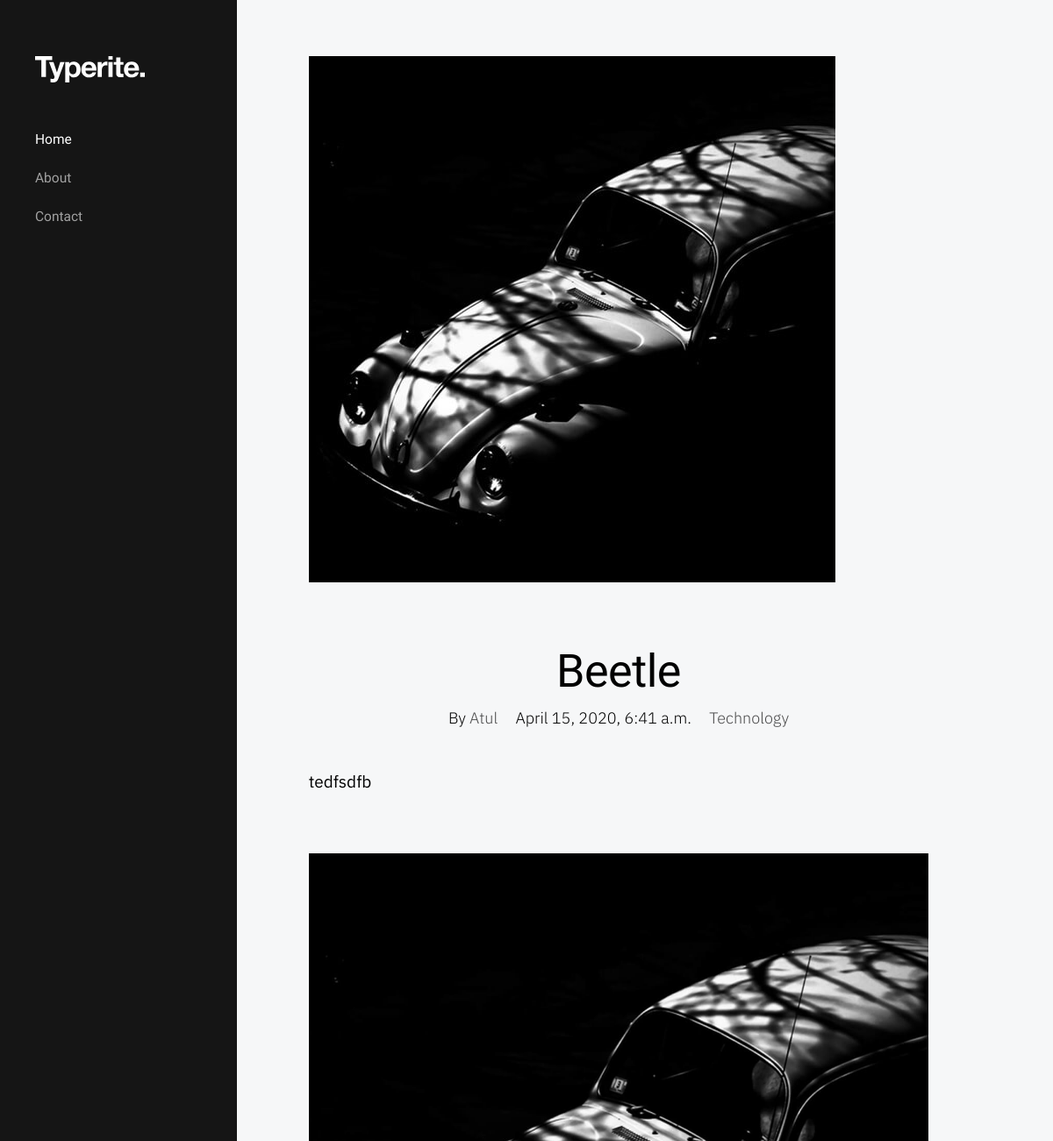
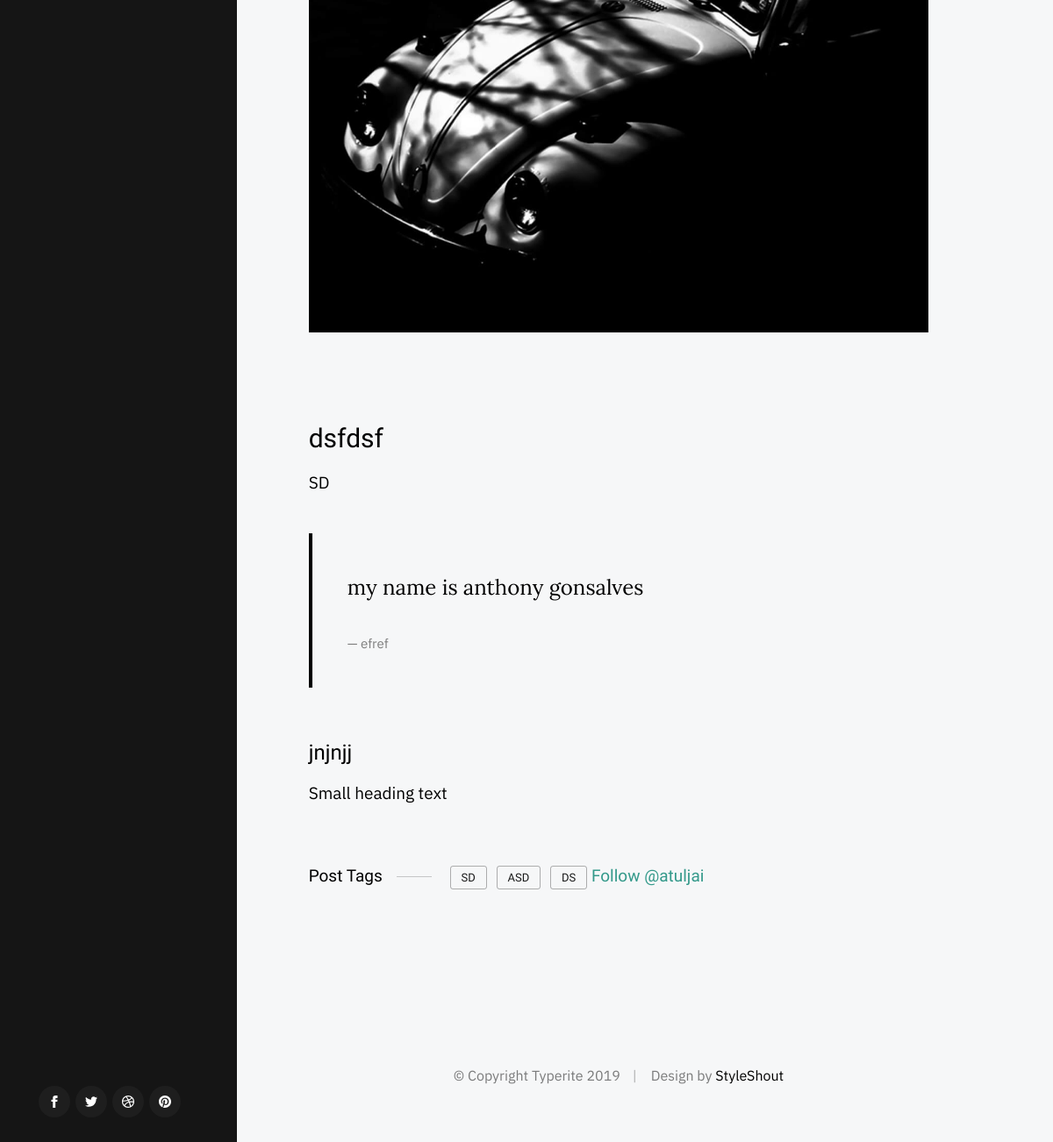
/beetle/, run on the app's committed database (2 pictures, top to bottom).
### blog/models.py (models this page shows, shortened)
class Post(models.Model):
    CATEGORY_CHOICES=(('Technology','Technology'),('News','News'),('Sports','Sports'),('Cultural','Cultural'))
    cover=models.FileField(default='')
    cover2=models.FileField(default='')
    title=models.CharField(max_length=2000,default='')
    slug= models.SlugField(default='')
    author=models.CharField(max_length=2000,default='')
    text=models.TextField(default='')
    text_2=models.TextField(default='')
    quote=models.CharField(max_length=2000,default='')
    quote_name=models.CharField(max_length=2000,default='')
    l_heading=models.CharField(max_length=2000,default='')
    l_heading_text=models.CharField(max_length=2000,default='')
    s_heading=models.CharField(max_length=2000,default='')
    s_heading_text=models.CharField(max_length=2000,default='')
    category=models.CharField(max_length=2000,choices=CATEGORY_CHOICES,default='')
    created_date=models.DateTimeField(default='')
    tag_1=models.CharField(max_length=2000,default='')
    tag_2=models.CharField(max_length=2000,default='')
    tag_3=models.CharField(max_length=2000,default='')
    class Meta:
        ordering=['-created_date']

### blog/views.py (the view)
# urls.py: path('<slug:slug>/',PostDetailView.as_view(),name='post_detail')
class PostDetailView(DetailView):
    model=Post
    template_name='post_detail.html'

### templates/post_detail.html (shortened to what this page needs)
{% extends 'base.html' %}
{% block content %}
        <div class="s-content content">
            <main class="row content__page">
                <article class="column large-full entry format-standard">
                    <div class="media-wrap entry__media">
                        <div class="entry__post-thumb">
                            <img src="{{ post.cover.url }}" alt="">
                        </div>
                    </div>
                    <div class="content__page-header entry__header">
                        <h1 class="display-1 entry__title">
                        {{post.title}}
                        </h1>
                        <ul class="entry__header-meta">
                            <li class="author">By <a href="#0">{{post.author}}</a></li>
                            <li class="date">{{post.created_date}}</li>
                            <li class="cat-links">
                                <a href="#0">{{post.category}}</a>
                            </li>
                        </ul>
                    </div>
                    <div class="entry__content">
                        <p>
                        {{post.text}}
                         </p>
                        <p>
                        <img src="{{ post.cover2.url }}" alt="">
                        </p>
                        <h2>{{post.l_heading}}</h2>
                        <p>
                        {{post.l_heading_text}}
                        </p>
                        <blockquote>
                            <p>
                            {{post.quote}}
                            </p>
                            <cite>{{post.quote_name}}
                            </cite>
                        </blockquote>
                        <h3>{{post.s_heading}}</h3>
                        <p>
                        {{post.s_heading_text}}
                        </p>
                        <p class="entry__tags">
                            <span>Post Tags</span>
                            <span class="entry__tag-list">
                                <a href="#0">{{post.tag_1}}</a>
                                <a href="#0">{{post.tag_2}}</a>
                                <a href="#0">{{post.tag_3}}</a>
                            </span>
                            <a href="https://twitter.com/atuljain?ref_src=twsrc%5Etfw" class="twitter-follow-button" data-show-count="false">Follow @atuljai</a>
                        </p>
                    </div>
                </article>
{% endblock content  %}

### templates/base.html (shortened to what this page needs)
{% load static %}
<!DOCTYPE html>
<html class="no-js" lang="en">
<head>
    <link rel="stylesheet" href="{% static 'css/base.css' %}">
    <link rel="stylesheet" href="{% static 'css/vendor.css' %}">
    <link rel="stylesheet" href="{% static 'css/main.css' %}">
</head>
<body>
    <div id="top" class="s-wrap site-wrapper">
        <header class="s-header">
            <div class="header__top">
                <div class="header__logo">
                    <a class="site-logo" href="{% url 'home'%}">
                        <img src="{% static 'images/logo.svg' %}" alt="Homepage">
                    </a>
                </div>
            </div>
            <nav class="header__nav-wrap">
                <ul class="header__nav">
                    <li class="current"><a href="{% url 'home'%}" title="">Home</a></li>
                    <li><a href="{% url 'about' %}" title="">About</a></li>
                    <li><a href="{% url 'contact' %}" title="">Contact</a></li>
                </ul>
                <ul class="header__social">
                    <li class="ss-facebook">
                        <a href="https://facebook.com/">
                        </a>
                    </li>
                    <li class="ss-twitter">
                        <a href="#0">
                        </a>
                    </li>
                    <li class="ss-dribbble">
                        <a href="#0">
                        </a>
                    </li>
                    <li class="ss-pinterest">
                        <a href="#0">
                        </a>
                    </li>
                </ul>
            </nav>
        </header>
    <body>
        <div>
            {% block content %}
            {% endblock content %}
        </div>
    </body>
        <footer class="s-footer">
            <div class="row">
                <div class="column large-full footer__content">
                    <div class="footer__copyright">
                        <span>© Copyright Typerite 2019</span>
                        <span>Design by <a href="https://www.styleshout.com/">StyleShout</a></span>
                    </div>
                </div>
            </div>
        </footer>
    </div>
</body>

### static/css/base.css (style rules this page uses)
html { line-height: 1.15; -webkit-text-size-adjust: 100%; }
body { margin: 0; }
main { display: block; }
h1 { font-size: 2em; margin: 0.67em 0; }
a { background-color: transparent; }
img { border-style: none; }
html { font-size: 62.5%; box-sizing: border-box; }
*, *::before, *::after { box-sizing: inherit; }
body { font-weight: normal; line-height: 1; word-wrap: break-word; -moz-font-smoothing: grayscale; -moz-osx-font-smoothing: grayscale; -webkit-font-smoothing: antialiased; -webkit-overflow-scrolling: touch; -webkit-text-size-adjust: none; }
svg, img, video embed, iframe, object { max-width: 100%; height: auto; }
div, dl, dt, dd, ul, ol, li, h1, h2, h3, h4, h5, h6, pre, form, p, blockquote, th, td { margin: 0; padding: 0; }
p { font-size: inherit; text-rendering: optimizeLegibility; }
ol, ul { list-style: none; }
li { display: block; }
a { text-decoration: none; line-height: inherit; }
a img { border: none; }
.row { width: 89%; max-width: 1200px; margin: 0 auto; display: -ms-flexbox; display: -webkit-flex; display: flex; -webkit-flex-flow: row wrap; -ms-flex-flow: row wrap; flex-flow: row wrap; }
.column { -webkit-flex: 1 1 0%; -ms-flex: 1 1 0%; flex: 1 1 0%; padding: 0 20px; }
.large-12, .large-full { -webkit-flex: 0 0 100%; -ms-flex: 0 0 100%; flex: 0 0 100%; max-width: 100%; }
@media screen and (max-width:1200px) { .column { padding: 0 16px; } }

### data on the page
Post: cover (picture), title "Beetle", author "Atul", created_date "April 15, 2020, 6:41 a.m.", category "Technology", text "tedfsdfb", cover2 (picture), l_heading "dsfdsf", l_heading_text "SD", quote "my name is anthony gonsalves", quote_name "efref", s_heading "jnjnjj", s_heading_text "Small heading text", tag_1 "SD", tag_2 "ASD", tag_3 "DS"
